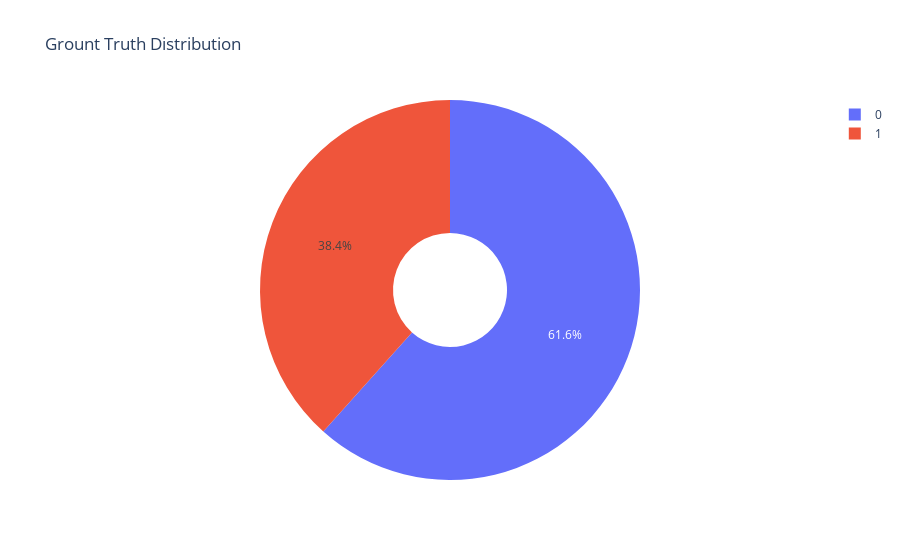

Notebook cell for this chart:
### Code cell
outcome_distribution(df, outcome="Survived")

### Figure 1 — Plotly figure (JSON) as saved in the notebook; plotly's stock layout.template omitted (floating-point values rounded to 4 significant figures; data arrays with more than 128 entries replaced by an {"elided": "..."} marker saying what was removed)
{"data": [{"domain": {"x": [0, 1], "y": [0, 1]}, "hole": 0.3, "hovertemplate": "Survived=%{label}<extra></extra>", "labels": {"elided": "891 int values"}, "legendgroup": "", "name": "", "showlegend": true, "type": "pie"}], "layout": {"legend": {"tracegroupgap": 0}, "title": {"text": "Grount Truth Distribution"}}}
